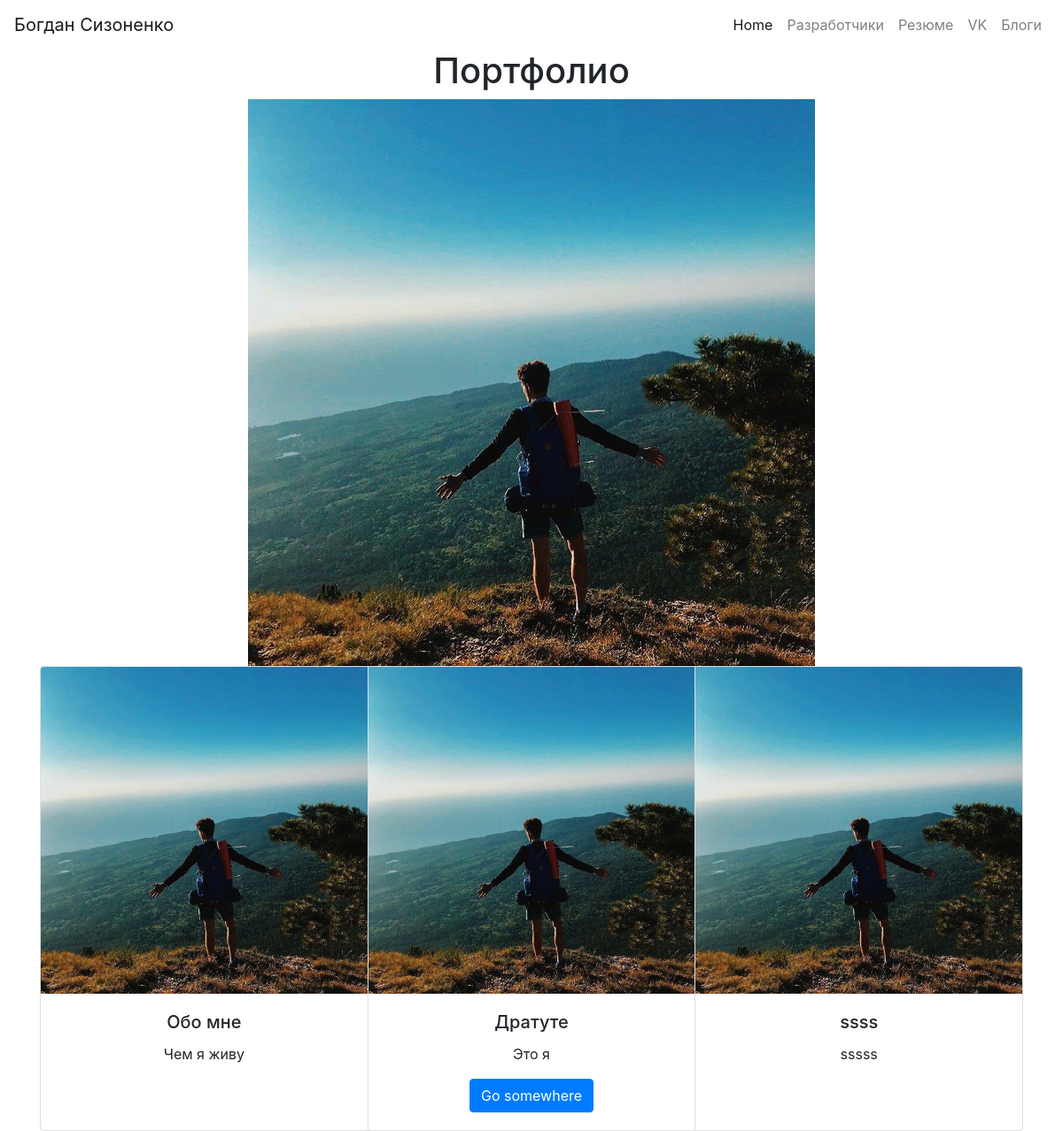
The page / on the database its author committed.
### portfolio/models.py (models this page shows, shortened)
class Project(models.Model):
    title = models.CharField(max_length=100)
    description = models.CharField(max_length=250)
    image = models.ImageField(upload_to='portfolio/images/')
    url = models.URLField(blank=True)

### portfolio/views.py (the view)
# urls.py: 2. Add a URL to urlpatterns:  path('', views.home, name='home')
def home(request):
    projects = Project.objects.all() # Импортируем все записи о проектах из базы данных
    return render(request, 'portfolio/home.html', {'projects':projects} ) # Используя переменную projects, передаем словарь в шаблом с ключем projects и значением: список projects выше

### portfolio/templates/portfolio/home.html
{% extends 'portfolio/base.html' %}
{% block content %}
<div class="container text-center">
<h1>Портфолио</h1>
{% load static %}
<img src= " {% static 'portfolio/4f274f5e-7932-42b0-9094-b0e97f3b46f3.jpg' %}">
<div class="card-group">
    {% for project in projects %}
    <div class="card" style="width: 18rem;">
        <img src="{{ project.image.url }}" class="card-img-top" alt="...">
        <div class="card-body">
        <h5 class="card-title">{{ project.title }}</h5>
        <p class="card-text">{{ project.description }}</p>
        {% if project.url %}
        <a href="{{ project.url }}" class="btn btn-primary" target="_blank">Go somewhere</a>
        {% endif %}
        </div>
    </div>
    {% endfor %}
</div>
    {% endblock %}

### rows shown on the page
Project: image (picture), title "Обо мне", description "Чем я живу"
Project: image (picture), title "Дратуте", description "Это я"
Project: image (picture), title "ssss", description "sssss"
